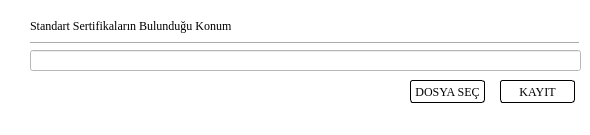
<?xml version="1.0" encoding="UTF-8"?>
<ui version="4.0">
 <class>editStandartCertificateWayUi</class>
 <widget class="QMainWindow" name="editStandartCertificateWayUi">
  <property name="geometry">
   <rect>
    <x>0</x>
    <y>0</y>
    <width>590</width>
    <height>135</height>
   </rect>
  </property>
  <property name="minimumSize">
   <size>
    <width>590</width>
    <height>135</height>
   </size>
  </property>
  <property name="maximumSize">
   <size>
    <width>590</width>
    <height>135</height>
   </size>
  </property>
  <property name="windowTitle">
   <string>Standart Sertifikalar Konumu</string>
  </property>
  <property name="windowIcon">
   <iconset resource="icons.qrc">
    <normaloff>:/icons/icons/scwpath.ico</normaloff>:/icons/icons/scwpath.ico</iconset>
  </property>
  <property name="styleSheet">
   <string notr="true">background-color: rgb(255, 255, 255);</string>
  </property>
  <widget class="QWidget" name="centralwidget">
   <widget class="QLabel" name="label">
    <property name="geometry">
     <rect>
      <x>30</x>
      <y>15</y>
      <width>221</width>
      <height>21</height>
     </rect>
    </property>
    <property name="font">
     <font>
      <family>Times New Roman</family>
      <pointsize>9</pointsize>
     </font>
    </property>
    <property name="text">
     <string>Standart Sertifikaların Bulunduğu Konum</string>
    </property>
   </widget>
   <widget class="QLineEdit" name="line_filePath">
    <property name="geometry">
     <rect>
      <x>30</x>
      <y>50</y>
      <width>551</width>
      <height>21</height>
     </rect>
    </property>
    <property name="text">
     <string/>
    </property>
    <property name="readOnly">
     <bool>true</bool>
    </property>
   </widget>
   <widget class="QPushButton" name="filePathSave_Btn">
    <property name="geometry">
     <rect>
      <x>500</x>
      <y>80</y>
      <width>75</width>
      <height>23</height>
     </rect>
    </property>
    <property name="font">
     <font>
      <family>Times New Roman</family>
     </font>
    </property>
    <property name="styleSheet">
     <string notr="true">QPushButton{
border-radius: 3px;
background-color: rgb(255, 255, 255);
border-top: 1px solid rgb(0, 0, 0);
border-bottom: 1px solid rgb(0, 0, 0);
border-left: 1px solid rgb(0, 0, 0);
border-right: 1px solid rgb(0, 0, 0);
}

QPushButton:hover{
	
	background-color: rgba(230, 230, 230, 252);
}

QPushButton:pressed{
	
	background-color: rgb(200, 200, 200);
}</string>
    </property>
    <property name="text">
     <string>KAYIT</string>
    </property>
   </widget>
   <widget class="QPushButton" name="fileBrowse_Btn">
    <property name="geometry">
     <rect>
      <x>410</x>
      <y>80</y>
      <width>75</width>
      <height>23</height>
     </rect>
    </property>
    <property name="font">
     <font>
      <family>Times New Roman</family>
     </font>
    </property>
    <property name="styleSheet">
     <string notr="true">QPushButton{
border-radius: 3px;
background-color: rgb(255, 255, 255);
border-top: 1px solid rgb(0, 0, 0);
border-bottom: 1px solid rgb(0, 0, 0);
border-left: 1px solid rgb(0, 0, 0);
border-right: 1px solid rgb(0, 0, 0);
}

QPushButton:hover{
	
	background-color: rgba(230, 230, 230, 252);
}

QPushButton:pressed{
	
	background-color: rgb(200, 200, 200);
}</string>
    </property>
    <property name="text">
     <string>DOSYA SEÇ</string>
    </property>
   </widget>
   <widget class="Line" name="line_2">
    <property name="geometry">
     <rect>
      <x>30</x>
      <y>40</y>
      <width>550</width>
      <height>5</height>
     </rect>
    </property>
    <property name="minimumSize">
     <size>
      <width>0</width>
      <height>5</height>
     </size>
    </property>
    <property name="maximumSize">
     <size>
      <width>550</width>
      <height>5</height>
     </size>
    </property>
    <property name="frameShadow">
     <enum>QFrame::Raised</enum>
    </property>
    <property name="orientation">
     <enum>Qt::Horizontal</enum>
    </property>
   </widget>
  </widget>
  <widget class="QStatusBar" name="statusbar"/>
 </widget>
 <resources>
  <include location="icons.qrc"/>
 </resources>
 <connections/>
</ui>
